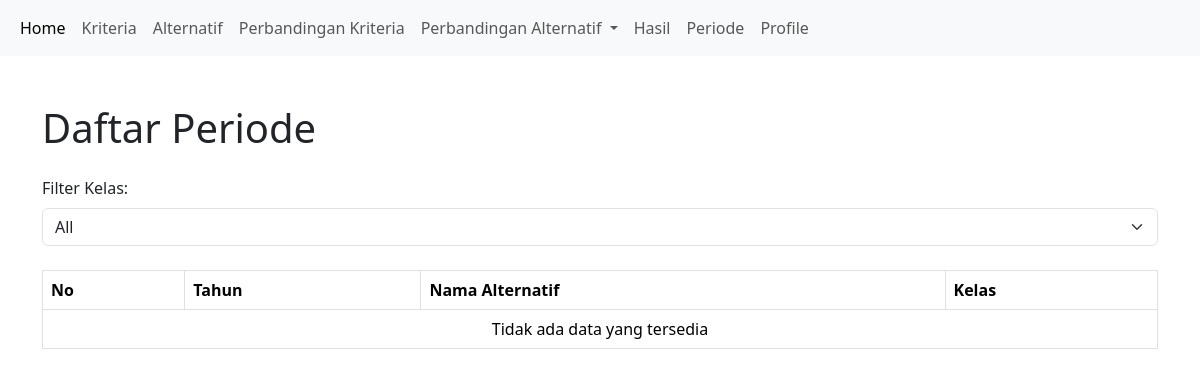
The app's page /periode/periode.php, older data.
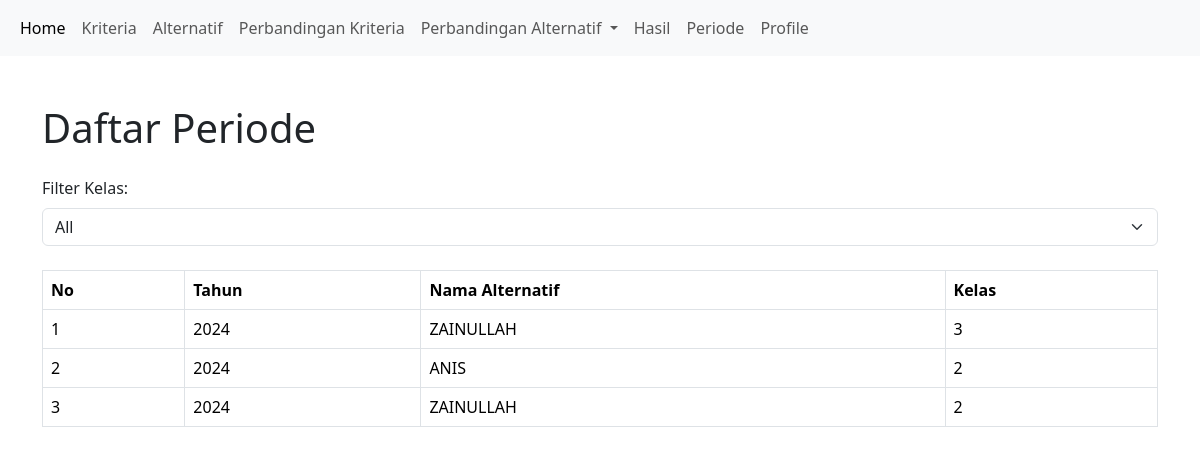
The same page, newer data.
### tables this page shows
CREATE TABLE `periode` (
  `id_periode` int(11) NOT NULL,
  `tahun` year(4) NOT NULL,
  `id_alternatif` int(11) DEFAULT NULL
);

CREATE TABLE `alternatif` (
  `id_alternatif` int(11) NOT NULL,
  `nama` varchar(255) DEFAULT NULL,
  `kelas` int(11) DEFAULT NULL,
  `nilai_raport` decimal(5,2) DEFAULT NULL,
  `extrakurikuler` decimal(5,2) DEFAULT NULL,
  `prestasi` decimal(5,2) DEFAULT NULL,
  `absensi` decimal(5,2) DEFAULT NULL
);

### periode/periode.php (the view, shortened to what this page needs)
<?php
include '../config.php';
include '../navbar.php';
$kelas_filter = isset($_GET['kelas']) ? $_GET['kelas'] : 'all';
$filter_query = $kelas_filter == 'all' ? "" : "AND a.kelas = '$kelas_filter'";
$sql = "SELECT p.id_periode, p.tahun, a.nama, a.kelas
        FROM periode p
        JOIN alternatif a ON p.id_alternatif = a.id_alternatif
        WHERE 1=1 $filter_query
        ORDER BY p.tahun DESC";
$result = $conn->query($sql);
?>
<!DOCTYPE html>
<html lang="en">
<head>
    <link href="https://cdn.jsdelivr.net/npm/bootstrap@5.3.3/dist/css/bootstrap.min.css" rel="stylesheet">
</head>
<body>
    <div class="container mt-5">
        <h1 class="mb-4">Daftar Periode</h1>
        <form method="GET" action="" class="mb-4">
            <div class="mb-3">
                <label for="kelas" class="form-label">Filter Kelas:</label>
                <select name="kelas" id="kelas" class="form-select" onchange="this.form.submit()">
                    <option value="all" <?php echo $kelas_filter == 'all' ? 'selected' : ''; ?>>All</option>
                </select>
            </div>
        </form>
        <table class="table table-bordered">
            <thead>
                <tr>
                    <th>No</th>
                    <th>Tahun</th>
                    <th>Nama Alternatif</th>
                    <th>Kelas</th>
                </tr>
            </thead>
            <tbody>
                <?php
                $no = 1;
                if ($result->num_rows > 0) {
                    while ($row = $result->fetch_assoc()) :
                ?>
                        <tr>
                            <td><?php echo $no++; ?></td>
                            <td><?php echo htmlspecialchars($row['tahun']); ?></td>
                            <td><?php echo htmlspecialchars($row['nama']); ?></td>
                            <td><?php echo htmlspecialchars($row['kelas']); ?></td>
                        </tr>
                <?php
                    endwhile;
                } else {
                    echo '<tr><td colspan="4" class="text-center">Tidak ada data yang tersedia</td></tr>';
                }
                ?>
            </tbody>
        </table>
    </div>
</body>
</html>

Row changes from the older to the newer data that the page shows:
added periode: tahun "2024", id_alternatif.nama "ZAINULLAH", id_alternatif.kelas "3"
added periode: tahun "2024", id_alternatif.nama "ANIS", id_alternatif.kelas "2"
added periode: tahun "2024", id_alternatif.nama "ZAINULLAH", id_alternatif.kelas "2"
Text that changed along with them:
text no longer shown: "Tidak ada data yang tersedia"
